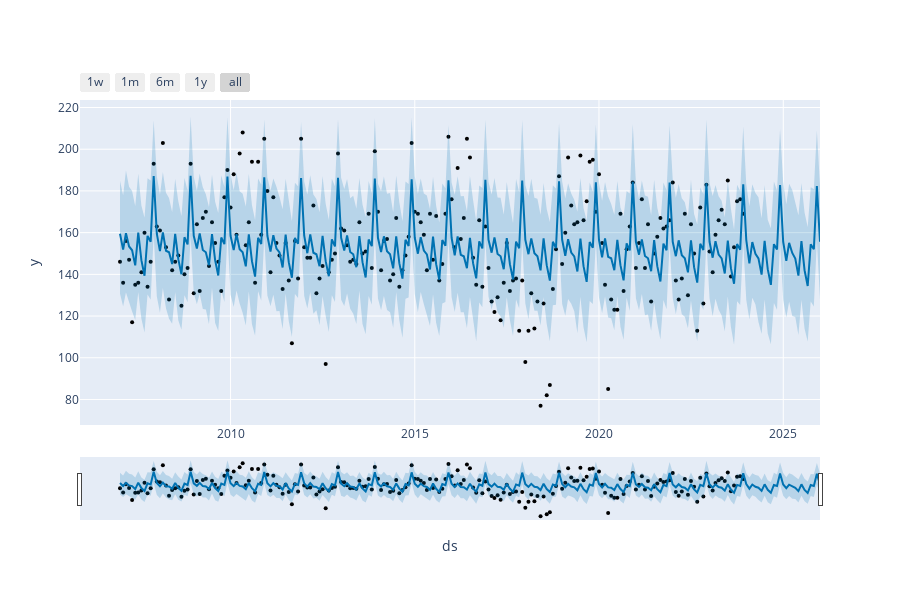

The notebook cell this image was saved under:
### Code cell
from prophet.plot import plot_plotly, plot_components_plotly

plot_plotly(m, forecast)

### Figure 1 — Plotly figure (JSON) as saved in the notebook; plotly's stock layout.template omitted (floating-point values rounded to 4 significant figures; data arrays with more than 128 entries replaced by an {"elided": "..."} marker saying what was removed)
{"data": [{"marker": {"color": "black", "size": 4}, "mode": "markers", "name": "Actual", "type": "scatter", "x": {"elided": "204 str values"}, "y": {"elided": "204 int values"}}, {"hoverinfo": "skip", "line": {"width": 0}, "mode": "lines", "type": "scatter", "x": {"elided": "229 str values"}, "y": {"elided": "229 float values"}}, {"fill": "tonexty", "fillcolor": "rgba(0, 114, 178, 0.2)", "line": {"color": "#0072B2", "width": 2}, "mode": "lines", "name": "Predicted", "type": "scatter", "x": {"elided": "229 str values"}, "y": {"elided": "229 float values"}}, {"fill": "tonexty", "fillcolor": "rgba(0, 114, 178, 0.2)", "hoverinfo": "skip", "line": {"width": 0}, "mode": "lines", "type": "scatter", "x": {"elided": "229 str values"}, "y": {"elided": "229 float values"}}], "layout": {"height": 600, "showlegend": false, "width": 900, "xaxis": {"rangeselector": {"buttons": [{"count": 7, "label": "1w", "step": "day", "stepmode": "backward"}, {"count": 1, "label": "1m", "step": "month", "stepmode": "backward"}, {"count": 6, "label": "6m", "step": "month", "stepmode": "backward"}, {"count": 1, "label": "1y", "step": "year", "stepmode": "backward"}, {"step": "all"}]}, "rangeslider": {"visible": true}, "title": {"text": "ds"}, "type": "date"}, "yaxis": {"title": {"text": "y"}}}}
